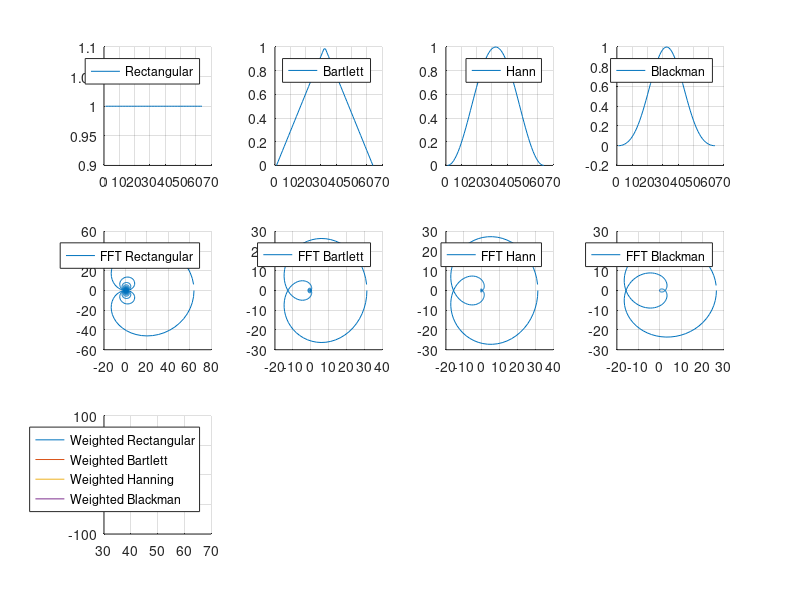

Here is the MATLAB script that generated this plot:
clear
close all
clc 

pkg load signal

fs = 200;
f = 50;
dur = 0.5;
tt = 0:1/fs:dur-1/fs;
# create sin with 200 Hz and a duration of 0.5 seconds
xSin = sin(2 * pi * f * tt);

N_w = 64;
N_dft = length(xSin);
fftLength = 2048;

rectWindow = rectwin(N_w);
bartlettWindow = bartlett(N_w);
hanningWindow = hann(N_w);
blackmanWindow = blackman(N_w);

fftRect = fft(rectWindow, fftLength);
fftBartlett = fft(bartlettWindow, fftLength);
fftHanning = fft(hanningWindow, fftLength);
fftBlackman = fft(blackmanWindow, fftLength);


% transpose sin
%xSin = xSin';

% weighted signals
xSin_rectWindow = xSin .* rectWindow;
xSin_bartlettWindow = xSin .* bartlettWindow;
xSin_hanningWindow = xSin .* hanningWindow;
xSin_blackmanWindow = xSin .* blackmanWindow;


% Visualization
figure;
subplot(341); hold on; grid on;
plot(rectWindow);
legend('Rectangular');
%xlabel('n');
%ylabel('x_1[n], x_2[n]');

subplot(342); hold on; grid on;
plot(bartlettWindow);
legend('Bartlett');

subplot(343); hold on; grid on;
plot(hanningWindow);
legend('Hann');

subplot(344); hold on; grid on;
plot(blackmanWindow);
legend('Blackman');

subplot(345); hold on; grid on;
plot(fftRect);
legend('FFT Rectangular');

subplot(346); hold on; grid on;
plot(fftBartlett);
legend('FFT Bartlett');

subplot(347); hold on; grid on;
plot(fftHanning);
legend('FFT Hann');

subplot(348); hold on; grid on;
plot(fftBlackman);
legend('FFT Blackman');

% weighted signals
subplot(349); hold on; grid on;
plot(fft(xSin_rectWindow));
axis([30,70]);

subplot(349); hold on; grid on;
plot(fft(xSin_bartlettWindow));

subplot(349); hold on; grid on;
plot(fft(xSin_hanningWindow));

subplot(349); hold on; grid on;
plot(fft(xSin_blackmanWindow));
legend('Weighted Rectangular', 'Weighted Bartlett', 'Weighted Hanning', 'Weighted Blackman');
